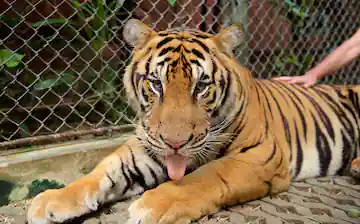
#> input picture tigre.jpg, 360 x 224 px, found by its file name
$ python parte6.py
#> lines starting #> are read from the running program, lines starting #| are printed output that depends on the picture
import cv2
import numpy as np
from matplotlib import pyplot as plt

tigre = cv2.imread("trabalho6/tigre.jpg", 0)
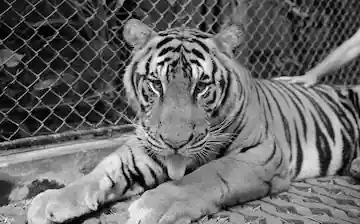
#> tigre: shape (224, 360); min 0, max 255, mean 105.2
eqHist = cv2.equalizeHist(tigre)
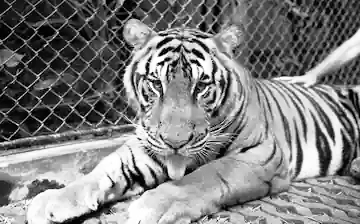
#> eqHist: shape (224, 360); min 0, max 255, mean 127.7

plt.subplot(2, 2, 1), plt.imshow(tigre, cmap="gray"), plt.title("IMAGEM ORIGINAL"), plt.xticks([]), plt.yticks([])
plt.subplot(2, 2, 2), plt.imshow(eqHist, cmap="gray"), plt.title("IMAGEM EQUALIZADA"), plt.xticks([]), plt.yticks([])
plt.subplot(2, 2, 3), plt.hist(tigre.ravel(), 256, [0, 256]), plt.title("HISTOGRAMA ORIGINAL"), plt.xticks([]), plt.yticks([])
plt.subplot(2, 2, 4), plt.hist(eqHist.ravel(), 256, [0, 256]), plt.title("HISTOGRAMA EQUALIZADO"), plt.xticks([]), plt.yticks([])

plt.show()
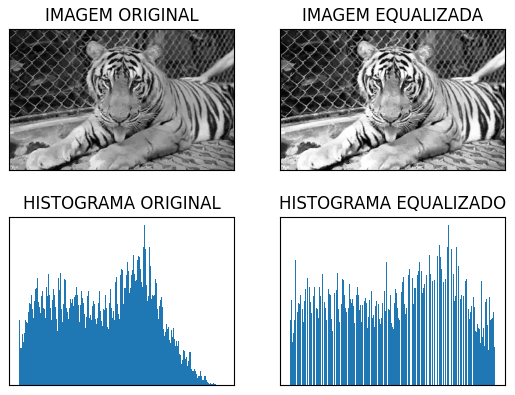
#> figure drawn by matplotlib, 4 panels

$ run again, with bw.jpg copied over tigre.jpg
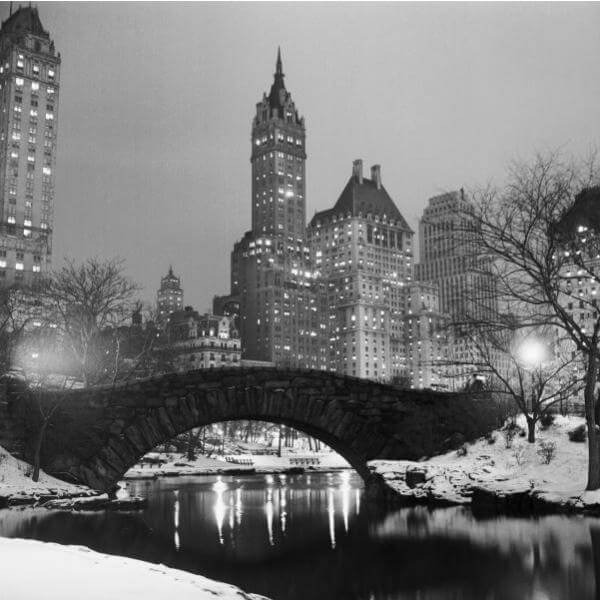
#> input picture bw.jpg, 600 x 600 px, found by its file name
#> tigre is the input picture: shape (600, 600); min 0, max 255, mean 120.3
#> `eqHist = cv2.equalizeHist(tigre)`:
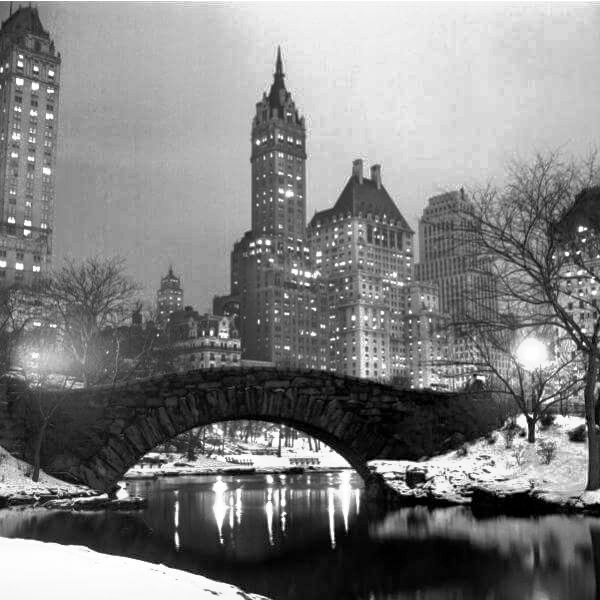
#> eqHist: shape (600, 600); min 0, max 255, mean 128.2
#> `plt.show()`:
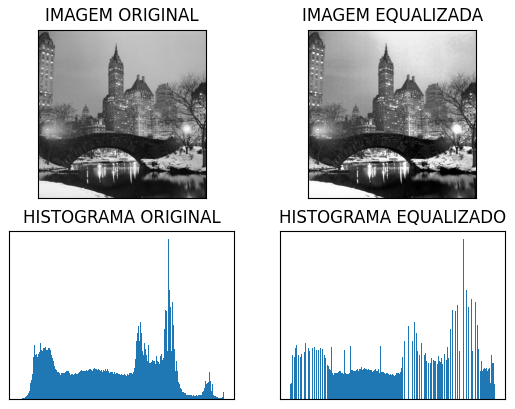
#> figure drawn by matplotlib, 4 panels

$ run again, with cachorro2.jpg copied over tigre.jpg
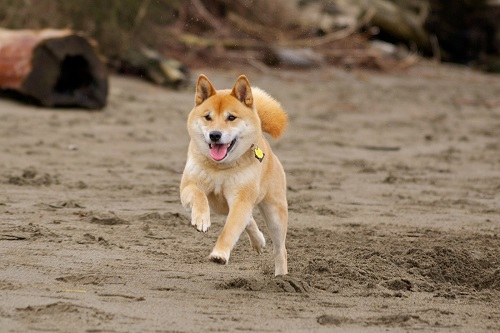
#> input picture cachorro2.jpg, 500 x 333 px, found by its file name
#> `eqHist = cv2.equalizeHist(tigre)`:
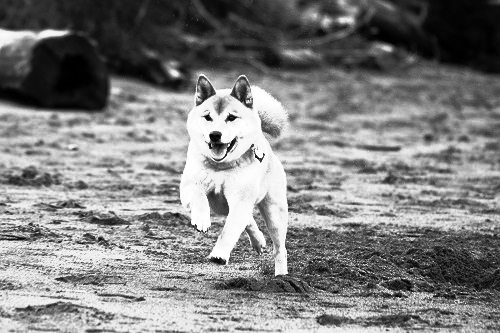
#> eqHist: shape (333, 500); min 0, max 255, mean 128.3
#> `plt.show()`:
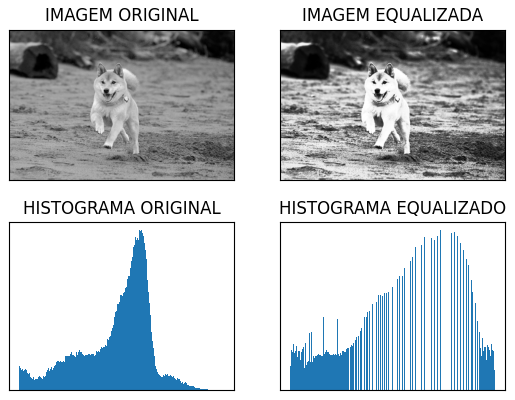
#> figure drawn by matplotlib, 4 panels
